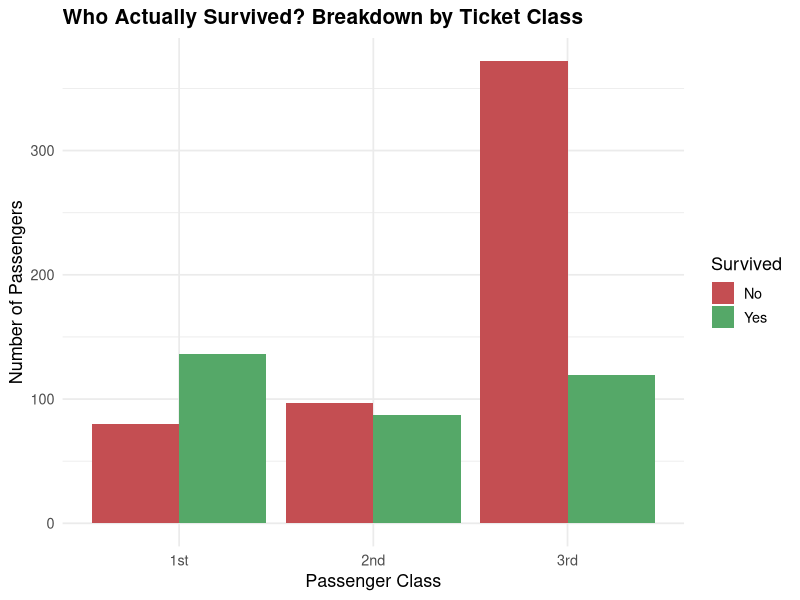
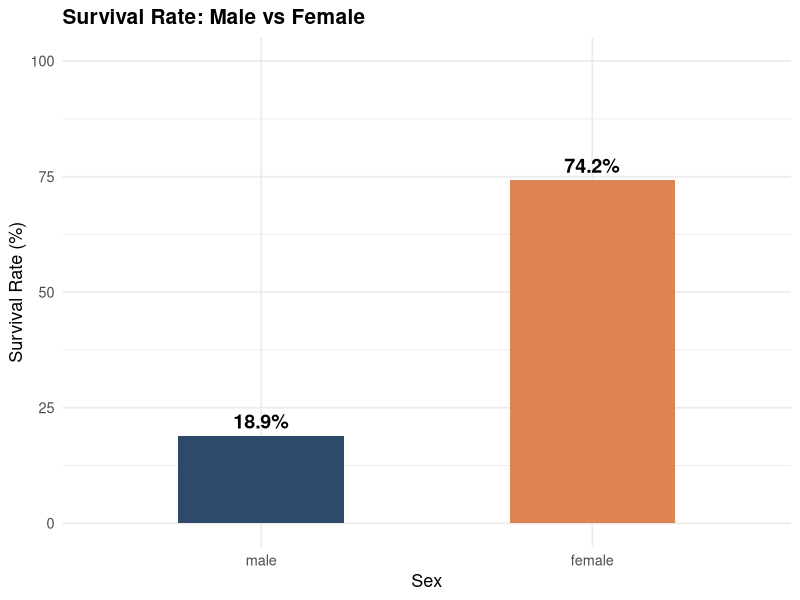
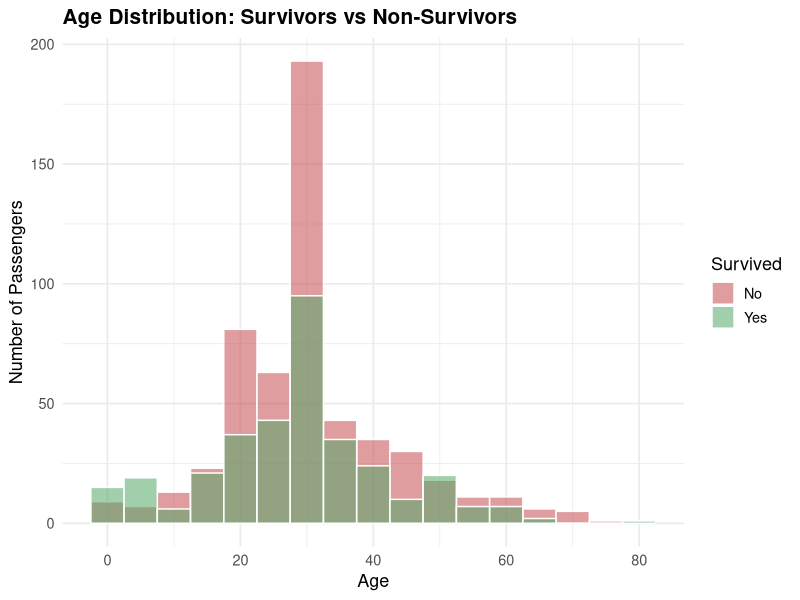
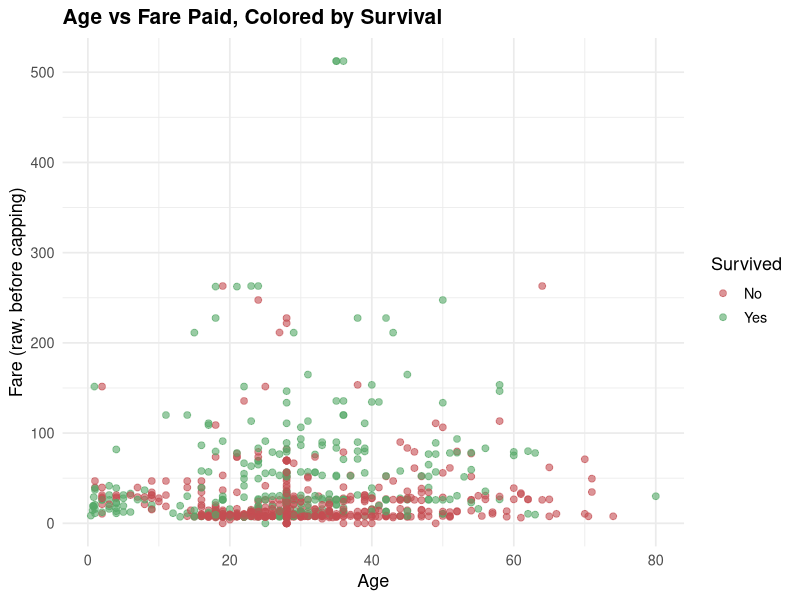
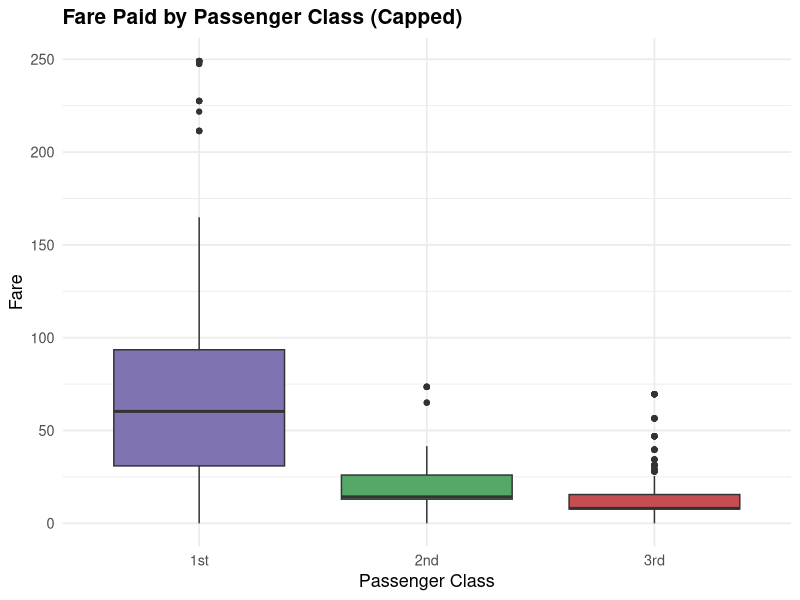
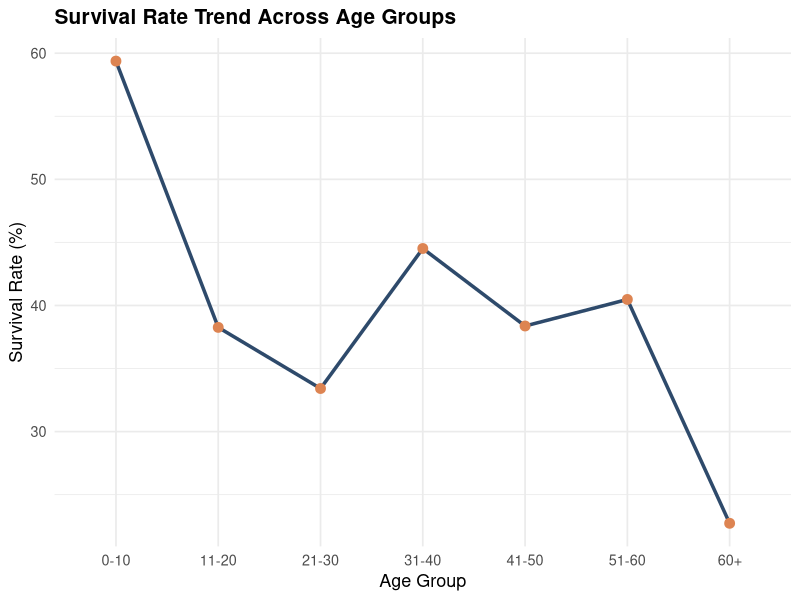
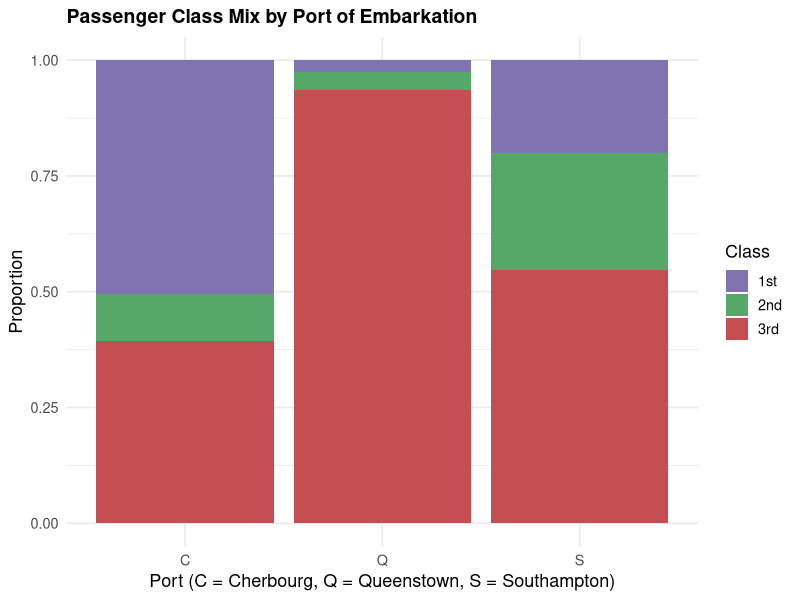

The R script that drew these images, in order:
# ============================================================
# Week 2 Task - Data Visualization and Insight Communication
# Continuing with the Titanic dataset from Week 1
# ============================================================

library(ggplot2)

df <- read.csv("titanic_cleaned.csv", stringsAsFactors = FALSE)

# keep factor labels consistent for plotting
df$Pclass <- factor(df$Pclass, levels = c("1st","2nd","3rd"))
df$Survived_Label <- factor(df$Survived_Label, levels = c("No","Yes"))
df$Sex <- factor(df$Sex, levels = c("male","female"))

theme_set(theme_minimal(base_size = 13))
my_colors <- c("#2E4A6B", "#DD8452", "#55A868", "#C44E52")

sink("week2_output_log.txt", split = TRUE)
cat("Rows:", nrow(df), " Cols:", ncol(df), "\n")
cat("Survival rate overall:", round(mean(df$Survived)*100,1), "%\n")
cat("\nSurvival by class:\n")
print(round(prop.table(table(df$Pclass, df$Survived_Label), margin = 1)*100, 1))
cat("\nSurvival by sex:\n")
print(round(prop.table(table(df$Sex, df$Survived_Label), margin = 1)*100, 1))
cat("\nAvg fare by class:\n")
print(tapply(df$Fare, df$Pclass, mean))
sink()

# ---------- Chart 1: Bar chart - Survival count by class ----------
p1 <- ggplot(df, aes(x = Pclass, fill = Survived_Label)) +
  geom_bar(position = "dodge") +
  scale_fill_manual(values = c("No" = "#C44E52", "Yes" = "#55A868")) +
  labs(title = "Who Actually Survived? Breakdown by Ticket Class",
       x = "Passenger Class", y = "Number of Passengers", fill = "Survived") +
  theme(plot.title = element_text(face = "bold", size = 15))
ggsave("g1_survival_by_class.png", p1, width = 7.5, height = 5, dpi = 150)

# ---------- Chart 2: Bar chart - Survival rate (%) by sex ----------
sex_surv <- aggregate(Survived ~ Sex, data = df, mean)
sex_surv$Survived <- round(sex_surv$Survived * 100, 1)
p2 <- ggplot(sex_surv, aes(x = Sex, y = Survived, fill = Sex)) +
  geom_col(width = 0.5) +
  geom_text(aes(label = paste0(Survived, "%")), vjust = -0.5, size = 5, fontface = "bold") +
  scale_fill_manual(values = c("male" = "#2E4A6B", "female" = "#DD8452")) +
  ylim(0, 100) +
  labs(title = "Survival Rate: Male vs Female", x = "Sex", y = "Survival Rate (%)") +
  theme(legend.position = "none", plot.title = element_text(face = "bold", size = 15))
ggsave("g2_survival_rate_by_sex.png", p2, width = 6.5, height = 5, dpi = 150)

# ---------- Chart 3: Histogram - Age distribution split by survival ----------
p3 <- ggplot(df, aes(x = Age, fill = Survived_Label)) +
  geom_histogram(binwidth = 5, position = "identity", alpha = 0.55, color = "white") +
  scale_fill_manual(values = c("No" = "#C44E52", "Yes" = "#55A868")) +
  labs(title = "Age Distribution: Survivors vs Non-Survivors",
       x = "Age", y = "Number of Passengers", fill = "Survived") +
  theme(plot.title = element_text(face = "bold", size = 15))
ggsave("g3_age_histogram_survival.png", p3, width = 7.5, height = 5, dpi = 150)

# ---------- Chart 4: Scatter plot - Age vs Fare, colored by survival ----------
p4 <- ggplot(df, aes(x = Age, y = Fare, color = Survived_Label)) +
  geom_point(alpha = 0.6, size = 2) +
  scale_color_manual(values = c("No" = "#C44E52", "Yes" = "#55A868")) +
  labs(title = "Age vs Fare Paid, Colored by Survival",
       x = "Age", y = "Fare (raw, before capping)", color = "Survived") +
  theme(plot.title = element_text(face = "bold", size = 15))
ggsave("g4_scatter_age_fare.png", p4, width = 7.5, height = 5, dpi = 150)

# ---------- Chart 5: Boxplot - Fare by class (log scale) ----------
p5 <- ggplot(df, aes(x = Pclass, y = Fare_Capped, fill = Pclass)) +
  geom_boxplot() +
  scale_fill_manual(values = c("1st" = "#8172B2", "2nd" = "#55A868", "3rd" = "#C44E52")) +
  labs(title = "Fare Paid by Passenger Class (Capped)",
       x = "Passenger Class", y = "Fare") +
  theme(legend.position = "none", plot.title = element_text(face = "bold", size = 15))
ggsave("g5_boxplot_fare_class.png", p5, width = 6.5, height = 5, dpi = 150)

# ---------- Chart 6: Line chart - Survival rate by age group ----------
df$AgeGroup <- cut(df$Age, breaks = c(0,10,20,30,40,50,60,80),
                    labels = c("0-10","11-20","21-30","31-40","41-50","51-60","60+"))
age_surv <- aggregate(Survived ~ AgeGroup, data = df, mean)
age_surv$Survived <- age_surv$Survived * 100
p6 <- ggplot(age_surv, aes(x = AgeGroup, y = Survived, group = 1)) +
  geom_line(color = "#2E4A6B", linewidth = 1.2) +
  geom_point(color = "#DD8452", size = 3) +
  labs(title = "Survival Rate Trend Across Age Groups",
       x = "Age Group", y = "Survival Rate (%)") +
  theme(plot.title = element_text(face = "bold", size = 15))
ggsave("g6_line_survival_age_group.png", p6, width = 7.5, height = 5, dpi = 150)

# ---------- Chart 7: Stacked bar - Embarkation port vs class ----------
p7 <- ggplot(df, aes(x = Embarked, fill = Pclass)) +
  geom_bar(position = "fill") +
  scale_fill_manual(values = c("1st" = "#8172B2", "2nd" = "#55A868", "3rd" = "#C44E52")) +
  labs(title = "Passenger Class Mix by Port of Embarkation",
       x = "Port (C = Cherbourg, Q = Queenstown, S = Southampton)",
       y = "Proportion", fill = "Class") +
  theme(plot.title = element_text(face = "bold", size = 14))
ggsave("g7_embarked_class_stack.png", p7, width = 7.5, height = 5, dpi = 150)

cat("All 7 ggplot2 visualizations generated.\n")
